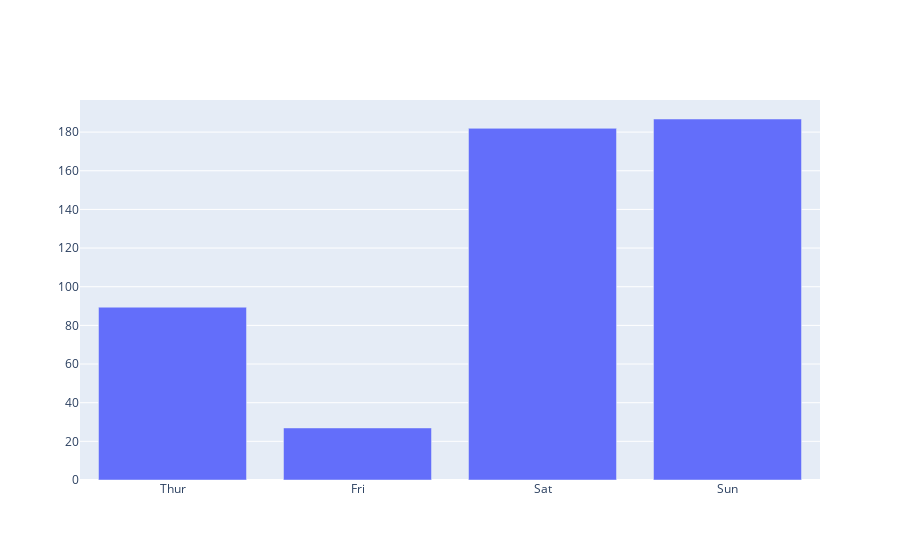

The notebook cell this image was saved under:
### Code cell
fig.add_trace(go.Bar(x=grouped_df[grouped_df['sex']=='Male']['day'],
                    y=grouped_df[grouped_df['sex']=='Male']['tip'],name='Male'))

### Figure 1 — Plotly figure (JSON) as saved in the notebook; plotly's stock layout.template omitted (floating-point values rounded to 4 significant figures)
{"data": [{"name": "Male", "type": "bar", "x": ["Thur", "Fri", "Sat", "Sun"], "y": [89.41, 26.93, 181.9, 186.8]}], "layout": {}}
